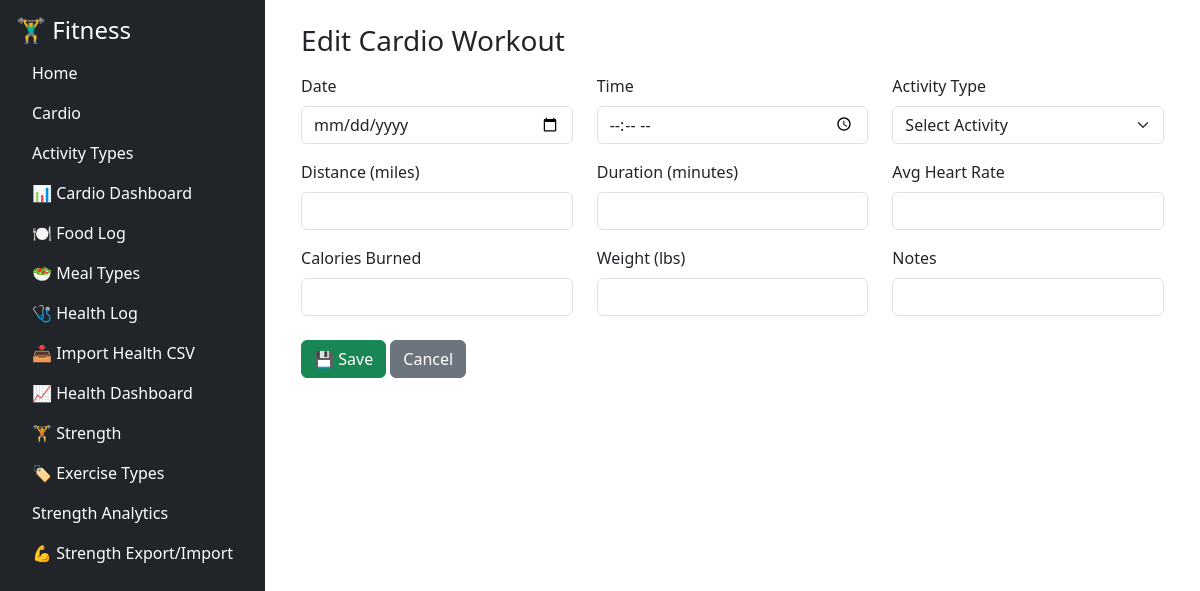
Page /cardio/edit/7 on the earlier database version.
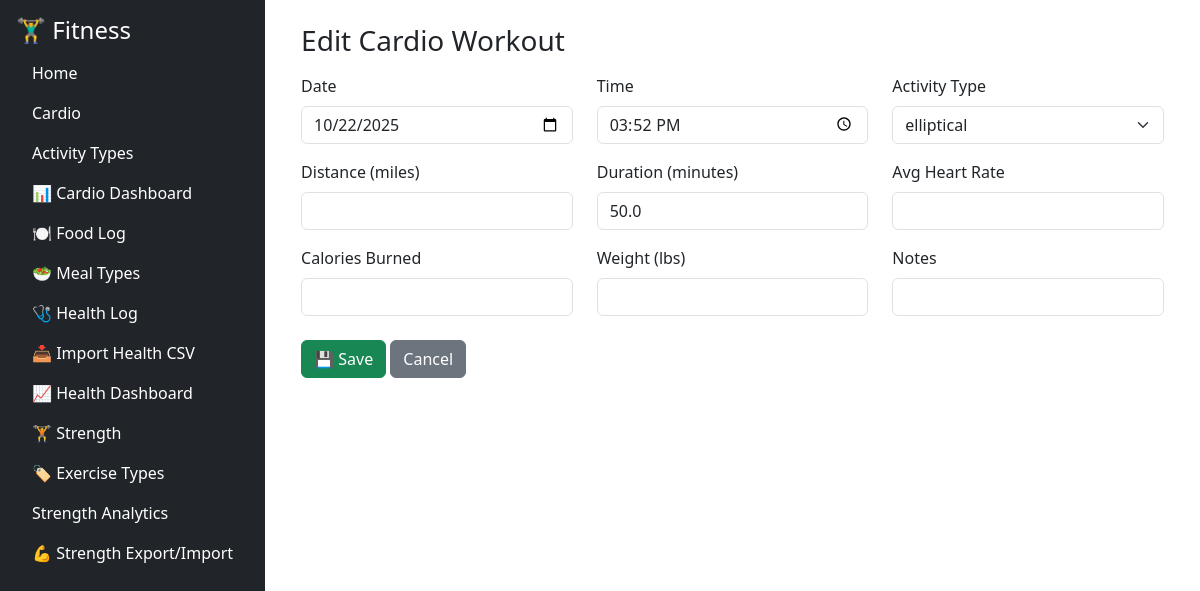
Same page on the later database version.
### tables this page shows
CREATE TABLE cardio_workouts (
        id INTEGER PRIMARY KEY AUTOINCREMENT,
        date TEXT NOT NULL,
        time TEXT,
        activity_type_id INTEGER NOT NULL,
        distance_miles REAL,
        duration_minutes REAL,
        pace_min_per_mile TEXT,
        avg_heart_rate INTEGER,
        calories_burned INTEGER,
        weight_lbs REAL,
        notes TEXT,
        FOREIGN KEY (activity_type_id) REFERENCES activity_types (id)
    );

CREATE TABLE activity_types (
        id INTEGER PRIMARY KEY AUTOINCREMENT,
        name TEXT NOT NULL,
        description TEXT
    );

### fitness/cardio/routes/cardio_routes.py (the view, shortened to what this page needs)
@cardio_bp.route("/edit/<int:id>", methods=["GET", "POST"])
def edit_cardio(id):
    conn = get_connection()
    cur = conn.cursor()
    cur.execute("SELECT * FROM activity_types ORDER BY name")
    activity_types = cur.fetchall()
    cur.execute("SELECT * FROM cardio_workouts WHERE id=?", (id,))
    workout = cur.fetchone()
    conn.close()
    return render_template("cardio_form.html", action="Edit", activity_types=activity_types, workout=workout)

### fitness/db/db.py (called while the page is built)
def get_connection():
    conn = sqlite3.connect(DB_PATH)
    conn.row_factory = sqlite3.Row
    return conn

### fitness/cardio/templates/cardio_form.html
{% extends "base.html" %}
{% block content %}
<div class="container">
  <h3>{{ action }} Cardio Workout</h3>
  <form method="POST" class="mt-3">
    <div class="row mb-3">
      <div class="col-md-4">
        <label class="form-label">Date</label>
        <input type="date" name="date" class="form-control"
               value="{{ workout.date if workout else '' }}" required>
      </div>
      <div class="col-md-4">
        <label class="form-label">Time</label>
        <input type="time" name="time" class="form-control"
               value="{{ workout.time if workout else '' }}">
      </div>
      <div class="col-md-4">
        <label class="form-label">Activity Type</label>
        <select name="activity_type_id" class="form-select" required>
          <option value="">Select Activity</option>
          {% for a in activity_types %}
          <option value="{{ a.id }}" {% if workout and workout.activity_type_id == a.id %}selected{% endif %}>
            {{ a.name }}
          </option>
          {% endfor %}
        </select>
      </div>
    </div>
    <div class="row mb-3">
      <div class="col-md-4">
        <label class="form-label">Distance (miles)</label>
        <input type="number" step="0.01" name="distance_miles" class="form-control"
               value="{{ workout.distance_miles if workout else '' }}">
      </div>
      <div class="col-md-4">
        <label class="form-label">Duration (minutes)</label>
        <input type="number" step="0.01" name="duration_minutes" class="form-control"
               value="{{ workout.duration_minutes if workout else '' }}">
      </div>
      <div class="col-md-4">
        <label class="form-label">Avg Heart Rate</label>
        <input type="number" name="avg_heart_rate" class="form-control"
               value="{{ workout.avg_heart_rate if workout else '' }}">
      </div>
    </div>
    <div class="row mb-3">
      <div class="col-md-4">
        <label class="form-label">Calories Burned</label>
        <input type="number" name="calories_burned" class="form-control"
               value="{{ workout.calories_burned if workout else '' }}">
      </div>
      <div class="col-md-4">
        <label class="form-label">Weight (lbs)</label>
        <input type="number" step="0.1" name="weight_lbs" class="form-control"
               value="{{ workout.weight_lbs if workout else '' }}">
      </div>
      <div class="col-md-4">
        <label class="form-label">Notes</label>
        <input type="text" name="notes" class="form-control"
               value="{{ workout.notes if workout else '' }}">
      </div>
    </div>
    <button type="submit" class="btn btn-success mt-2">💾 Save</button>
    <a href="{{ url_for('cardio_bp.cardio_list') }}" class="btn btn-secondary mt-2">Cancel</a>
  </form>
</div>
{% endblock %}

Differences in the rows shown:
added cardio_workouts: date "10/22/2025", time "15:52", activity_type_id "elliptical", duration_minutes "50.0"
Other differences:
form field activity_type_id: "Select Activity" → (not shown)
